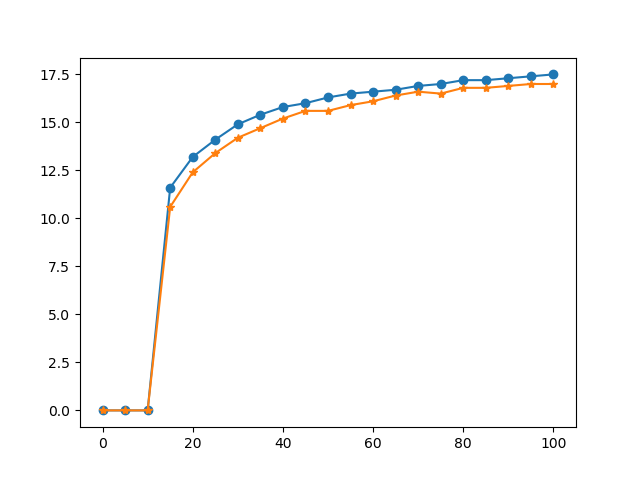

Source code (Python):
import RPi.GPIO as GPIO
import time
import threading
import numpy
import matplotlib.pyplot as plt

EA, I2, I1, EB, I4, I3, LS, RS = (13, 19, 26, 16, 20, 21, 6, 12)
FREQUENCY = 50
GPIO.setmode(GPIO.BCM)
GPIO.setup([EA, I2, I1, EB, I4, I3], GPIO.OUT)
GPIO.setup([LS, RS],GPIO.IN)
GPIO.output([EA, I2, EB, I3], GPIO.LOW)
GPIO.output([I1, I4], GPIO.HIGH)

pwma = GPIO.PWM(EA, FREQUENCY)
pwmb = GPIO.PWM(EB, FREQUENCY)
pwma.start(0)
pwmb.start(0)

lspeed = 0
rspeed = 0
lcounter = 0
rcounter = 0

def my_callback(channel):
        global lcounter
        global rcounter
        if (channel==LS):
            lcounter+=1
        elif(channel==RS):
            rcounter+=1
            
def getspeed():
    global rspeed
    global lspeed
    global lcounter
    global rcounter
    GPIO.add_event_detect(LS,GPIO.RISING,callback=my_callback)
    GPIO.add_event_detect(RS,GPIO.RISING,callback=my_callback)
    while True:
        rspeed=(rcounter/10.0)
        lspeed=(lcounter/10.0)
        rcounter = 0
        lcounter = 0
        time.sleep(1)
        
thread1=threading.Thread(target=getspeed)
thread1.start()

i=0
x=[]
y1=[]
y2=[]
while i<=20:
    x.append(5*i)
    pwma.ChangeDutyCycle(5*i)
    pwmb.ChangeDutyCycle(5*i)
    time.sleep(3)
    y1.append(lspeed)
    y2.append(rspeed)
    i=i+1
    		
plt.plot(x,y1,'-o')
plt.plot(x,y2,'-*')
print(x,y1)
print(x,y2)
pwma.stop()
pwmb.stop()
GPIO.cleanup()
plt.show()
